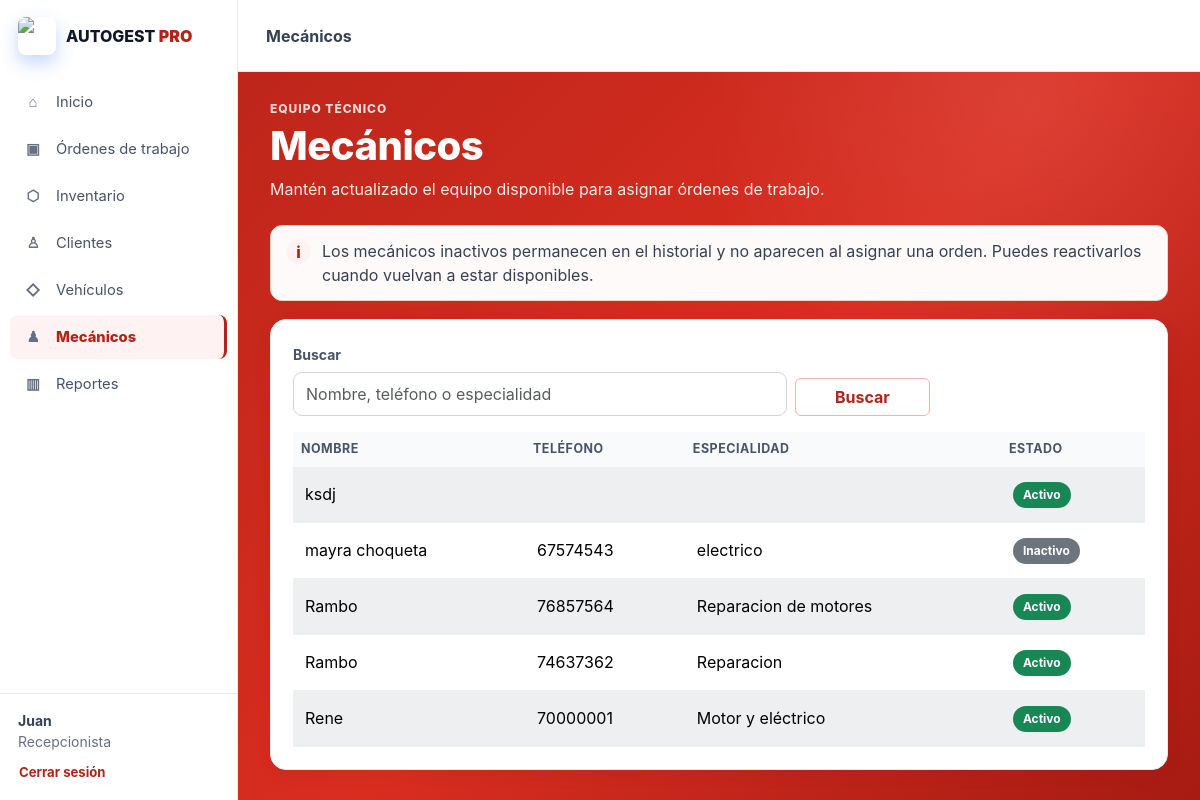
/public/index.php?page=mecanicos (signed in), run on the app's committed database.
### tables this page shows
CREATE TABLE `mecanicos` (
  `id` int(11) NOT NULL,
  `nombre` varchar(100) NOT NULL,
  `telefono` varchar(20) DEFAULT NULL,
  `especialidad` varchar(100) DEFAULT NULL,
  `activo` tinyint(1) NOT NULL DEFAULT 1,
  `usuario_id` int(11) DEFAULT NULL
);

### app/controllers/MecanicoController.php (called while the page is built, shortened)
<?php
require_once __DIR__ . '/../repositories/MecanicoRepository.php';
require_once __DIR__ . '/../validators/MecanicoValidator.php';
class MecanicoController
{
    public function index(): void
    {
        $esAdministrador = $_SESSION['rol'] === 'administrador';
        $validador = new MecanicoValidator();
        try {
            $filtros = $validador->filters($_GET, $esAdministrador);
        } catch (InvalidArgumentException $exception) {
            http_response_code(400);
            $error = $exception->getMessage();
            $filtros = ['busqueda' => '', 'estado' => 'todos', 'activo' => null];
        }
        $busqueda = $filtros['busqueda'];
        try {
            $repositorio = new MecanicoRepository();
            $mecanicos = $repositorio->listar($busqueda, $filtros['activo']);
        } catch (PDOException $exception) {
            error_log('No se pudo consultar el módulo de mecánicos: ' . $exception->getMessage());
            http_response_code(500);
            $error = 'No se pudo procesar la operación de mecánicos.';
            $mecanicos = [];
        } catch (RuntimeException $exception) {
            error_log('No se pudo guardar un mecánico: ' . $exception->getMessage());
            http_response_code(500);
            $error = 'No se pudo guardar el mecánico.';
            $mecanicos = [];
        }
        require __DIR__ . '/../views/mecanicos/index.php';
    }
}

### public/index.php (called while the page is built, shortened)
<?php
(new RouterController())->dispatch();

### config/database.php (called while the page is built)
<?php
class Database
{
    private string $host = 'sql202.infinityfree.com';
    private string $database = 'if0_43513083_autogest_proo';
    private string $username = 'if0_43513083';
    private string $password = 'pPQaYPWfPrR7EB';
    public function connect(): PDO
    {
        $dsn = "mysql:host={$this->host};dbname={$this->database};charset=utf8mb4";
        return new PDO(
            $dsn,
            $this->username,
            $this->password,
            [
                PDO::ATTR_ERRMODE => PDO::ERRMODE_EXCEPTION,
                PDO::ATTR_DEFAULT_FETCH_MODE => PDO::FETCH_ASSOC,
                PDO::ATTR_EMULATE_PREPARES => false
            ]
        );
    }
}

### app/validators/MecanicoValidator.php (called while the page is built, shortened)
<?php
class MecanicoValidator
{
    public function filters(array $input, bool $esAdministrador): array
    {
        $busqueda = trim($this->stringValue($input, 'q'));
        $busqueda = mb_substr($busqueda, 0, 100, 'UTF-8');
        $estado = 'todos';
        return [
            'busqueda' => $busqueda,
            'estado' => $estado,
            'activo' => $estado === 'todos' ? null : $estado === 'activo',
        ];
    }
    private function stringValue(array $input, string $key): string
    {
        $value = $input[$key] ?? '';
        return (string) $value;
    }
}

### app/repositories/MecanicoRepository.php (called while the page is built, shortened)
<?php
require_once __DIR__ . '/../../config/database.php';
class MecanicoRepository
{
    private PDO $conexion;
    public function __construct(?PDO $conexion = null)
    {
        $this->conexion = $conexion ?? (new Database())->connect();
    }
    public function listar(string $busqueda = '', ?bool $activo = null): array
    {
        $sql = 'SELECT id, nombre, telefono, especialidad, activo FROM mecanicos';
        $condiciones = [];
        $parametros = [];
        $sql .= ' ORDER BY nombre ASC';
        $consulta = $this->conexion->prepare($sql);
        $consulta->execute($parametros);
        return $consulta->fetchAll(PDO::FETCH_ASSOC);
    }
}

### app/views/mecanicos/index.php (the view, shortened to what this page needs)
<?php
$puedeEditar = $_SESSION['rol'] === 'administrador';
function escaparMecanico($valor): string
{
    return htmlspecialchars((string) ($valor ?? ''), ENT_QUOTES, 'UTF-8');
}
?>
<!DOCTYPE html>
<html lang="es">
<head>
    <link href="https://cdn.jsdelivr.net/npm/bootstrap@5.3.3/dist/css/bootstrap.min.css" rel="stylesheet">
    <link href="css/styles.css" rel="stylesheet">
</head>
<body class="ag-app">
<?php require __DIR__ . '/../layouts/sidebar.php'; ?>
<main class="ag-main">
    <?php
    require __DIR__ . '/../layouts/topbar.php';
    ?>
    <div class="ag-content">
        <div class="ag-page-header">
            <div>
                <p class="ag-eyebrow">Equipo técnico</p>
                <h1>Mecánicos</h1>
                <p class="ag-page-description">Mantén actualizado el equipo disponible para asignar órdenes de trabajo.</p>
            </div>
        </div>
        <div class="ag-guidance-note">
            <span class="ag-guidance-icon" aria-hidden="true">i</span>
            <p>Los mecánicos inactivos permanecen en el historial y no aparecen al asignar una orden. Puedes reactivarlos cuando vuelvan a estar disponibles.</p>
        </div>
        <section class="card shadow-sm" aria-label="Listado de mecánicos">
            <div class="card-body">
                <form method="GET" class="row g-2 align-items-end mb-3" data-live-search="mecanicos">
                    <div class="col-md-7">
                        <label class="form-label" for="buscar-mecanico">Buscar</label>
                        <input id="buscar-mecanico" name="q" value="<?= escaparMecanico($busqueda) ?>" class="form-control" maxlength="100" placeholder="Nombre, teléfono o especialidad">
                    </div>
                    <div class="col-md-2">
                        <button class="btn btn-outline-primary w-100" type="submit">Buscar</button>
                    </div>
                </form>
                <div class="table-responsive">
                    <table class="table table-striped table-hover align-middle" data-live-search-results="mecanicos">
                        <thead class="table-dark">
                            <tr>
                                <th scope="col">Nombre</th>
                                <th scope="col">Teléfono</th>
                                <th scope="col">Especialidad</th>
                                <th scope="col">Estado</th>
                            </tr>
                        </thead>
                        <tbody>
                        <?php if (empty($mecanicos)): ?>
                            <tr>
                                <td colspan="<?= $puedeEditar ? 5 : 4 ?>" class="text-center py-4">
                                    <?php if ($busqueda !== ''): ?>
                                        No se encontraron mecánicos para “<?= escaparMecanico($busqueda) ?>”.
                                        <a href="?page=mecanicos">Limpiar búsqueda</a>
                                    <?php else: ?>
                                        Aún no hay mecánicos registrados.
                                    <?php endif; ?>
                                </td>
                            </tr>
                        <?php else: ?>
                            <?php foreach ($mecanicos as $mecanico): ?>
                                <tr>
                                    <td><?= escaparMecanico($mecanico['nombre']) ?></td>
                                    <td><?= escaparMecanico($mecanico['telefono']) ?></td>
                                    <td><?= escaparMecanico($mecanico['especialidad']) ?></td>
                                    <td>
                                        <span class="badge <?= (int) $mecanico['activo'] === 1 ? 'bg-success' : 'bg-secondary' ?>">
                                            <?= (int) $mecanico['activo'] === 1 ? 'Activo' : 'Inactivo' ?>
                                        </span>
                                    </td>
                                </tr>
                            <?php endforeach; ?>
                        <?php endif; ?>
                        </tbody>
                    </table>
                </div>
            </div>
        </section>
    </div>
</main>
</body>
</html>

### public/css/styles.css (style rules this page uses)
:root { --ag-navy: #101828; --ag-blue: #b42318; --ag-blue-dark: #8f1d14; --ag-orange: #ef5a4a; --ag-bg: #c62828; --ag-border: #e6eaf0; --ag-text: #344054; --ag-muted: #667085; }
* { box-sizing: border-box; }
html { min-height: 100%; }
body { min-height: 100vh; margin: 0; font-family: Inter, "Segoe UI", Arial, sans-serif; color: var(--ag-text); background: radial-gradient(circle at 100% 0%, rgba(255, 255, 255, 0.08), transparent 24rem), var(--ag-bg); }
.ag-page-header { display: flex; align-items: center; justify-content: space-between; gap: 16px; margin-bottom: 24px; }
.ag-page-header h1 { margin: 0; color: var(--ag-navy); font-weight: 800; letter-spacing: -0.5px; }
.ag-page-description { margin: 7px 0 0; color: var(--ag-muted); }
.card { border: 1px solid var(--ag-border) !important; border-radius: 16px !important; box-shadow: 0 4px 18px rgba(16, 24, 40, 0.055) !important; }
.card-body { padding: 22px !important; }
.form-control, .form-select { min-height: 44px; border: 1px solid #d0d5dd; border-radius: 9px; box-shadow: none !important; }
.form-label { margin-bottom: 7px; color: #475467; font-size: 0.875rem; font-weight: 700; }
.btn { border-radius: 9px; font-weight: 700; }
.btn-outline-primary { border-color: #efb4ae; color: var(--ag-blue); }
.table { margin-bottom: 0; vertical-align: middle; }
.table thead th { border-bottom: 0; color: #475467; background: #f8fafc !important; font-size: 0.78rem; text-transform: uppercase; letter-spacing: 0.04em; }
.table tbody td { padding: 14px 12px; border-color: #edf0f4; }
.table-dark th { color: #475467 !important; }
.table-striped > tbody > tr:nth-of-type(odd) > * { background: rgba(248, 250, 252, 0.65); }
.badge { border-radius: 999px; padding: 7px 10px; }
.btn { display: inline-block; padding: 0.375rem 0.75rem; border-radius: 6px; text-decoration: none; }
.ag-app { background: radial-gradient(circle at 85% 12%, rgba(255, 255, 255, 0.09), transparent 20rem), linear-gradient(135deg, #b42318 0%, #d92d20 58%, #a61b12 100%); }
.ag-app .ag-page-header h1, .ag-app .ag-page-header .ag-eyebrow { color: #fff; }
.ag-app .ag-page-header .ag-eyebrow { opacity: 0.82; }
.ag-app .ag-page-header .ag-page-description { color: rgba(255, 255, 255, 0.9); }
.ag-main { min-height: 100vh; margin-left: 238px; }
.ag-guidance-note { display: flex; align-items: flex-start; gap: 11px; margin-bottom: 18px; padding: 13px 15px; border: 1px solid #f5d0ca; border-radius: 12px; background: #fffafa; }
.ag-guidance-note p { margin: 0; color: var(--ag-text); line-height: 1.5; }
.ag-guidance-icon { width: 25px; height: 25px; display: grid; flex: 0 0 25px; place-items: center; border-radius: 50%; background: #fef3f2; color: var(--ag-blue); font-weight: 800; }
.ag-content { max-width: 1280px; margin: 0 auto; padding: 28px; }
.ag-eyebrow { margin: 0 0 4px; color: var(--ag-blue); font-size: 0.75rem; font-weight: 800; text-transform: uppercase; letter-spacing: 0.08em; }
.ag-app .form-control, .ag-app .form-select { min-width: 0; max-width: 100%; }
.ag-app .table-responsive { max-width: 100%; overscroll-behavior-x: contain; }
.ag-app .table-responsive .table { width: 100%; }
@media (min-width: 1200px) { .ag-content, .ag-shell { padding-right: 32px; padding-left: 32px; } }

### data on the page
mecanicos: nombre "ksdj", activo "Activo"
mecanicos: nombre "mayra choqueta", telefono "67574543", especialidad "electrico", activo "Inactivo"
mecanicos: nombre "Rambo", telefono "76857564", especialidad "Reparacion de motores", activo "Activo"
mecanicos: nombre "Rambo", telefono "74637362", especialidad "Reparacion", activo "Activo"
mecanicos: nombre "Rene", telefono "70000001", especialidad "Motor y eléctrico", activo "Activo"

### other printed values
$icono "⌂"
$titulo "Inicio"
$icono "▣"
$titulo "Órdenes de trabajo"
$icono "⬡"
$titulo "Inventario"
$icono "♙"
$titulo "Clientes"
$icono "◇"
$titulo "Vehículos"
$icono "♟"
$titulo "Mecánicos"
$icono "▥"
$titulo "Reportes"
$nombreMenu "Juan"
